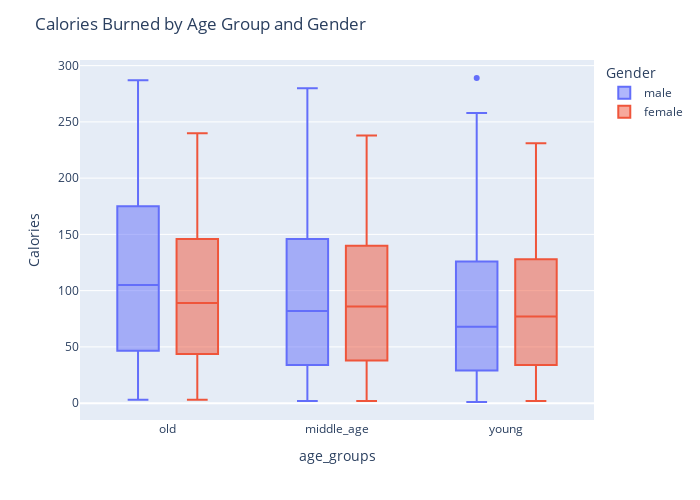

The notebook cell this image was saved under:
### Code cell
fig= px.box(exercise_train_data, x= "age_groups", y= "Calories", color= "Gender")

fig.update_layout(
    title_text="Calories Burned by Age Group and Gender",
    width= 700,
    height= 500
)
fig.show()

### Figure 1 — Plotly figure (JSON) as saved in the notebook; plotly's stock layout.template omitted (floating-point values rounded to 4 significant figures; data arrays with more than 128 entries replaced by an {"elided": "..."} marker saying what was removed)
{"data": [{"alignmentgroup": "True", "hovertemplate": "Gender=male<br>age_groups=%{x}<br>Calories=%{y}<extra></extra>", "legendgroup": "male", "marker": {"color": "#636efa"}, "name": "male", "notched": false, "offsetgroup": "male", "orientation": "v", "showlegend": true, "type": "box", "x": {"elided": "5932 str values"}, "x0": " ", "xaxis": "x", "y": {"elided": "5932 float values"}, "y0": " ", "yaxis": "y"}, {"alignmentgroup": "True", "hovertemplate": "Gender=female<br>age_groups=%{x}<br>Calories=%{y}<extra></extra>", "legendgroup": "female", "marker": {"color": "#EF553B"}, "name": "female", "notched": false, "offsetgroup": "female", "orientation": "v", "showlegend": true, "type": "box", "x": {"elided": "6068 str values"}, "x0": " ", "xaxis": "x", "y": {"elided": "6068 float values"}, "y0": " ", "yaxis": "y"}], "layout": {"boxmode": "group", "height": 500, "legend": {"title": {"text": "Gender"}, "tracegroupgap": 0}, "margin": {"t": 60}, "title": {"text": "Calories Burned by Age Group and Gender"}, "width": 700, "xaxis": {"anchor": "y", "domain": [0, 1], "title": {"text": "age_groups"}}, "yaxis": {"anchor": "x", "domain": [0, 1], "title": {"text": "Calories"}}}}
